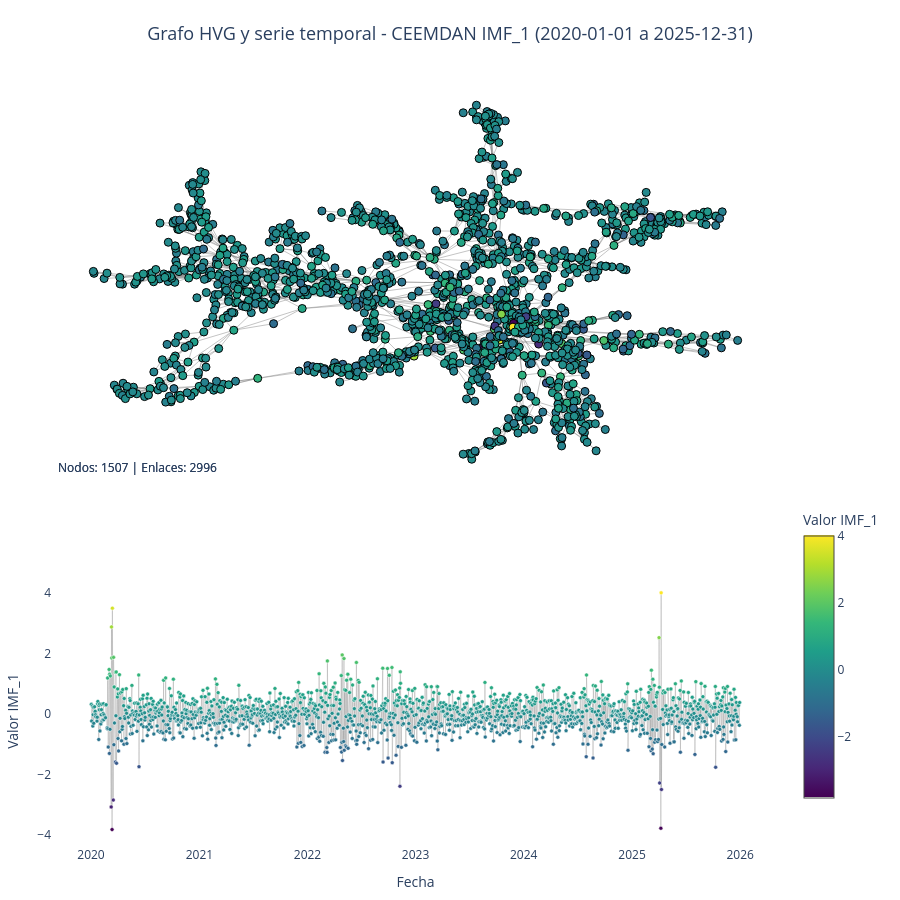

This figure's notebook cell:
### Code cell
# Visualización del subgrafo (español): layout de fuerzas + serie temporal
import networkx as nx
from plotly.subplots import make_subplots

if len(indices_filtrados) == 0:
    raise ValueError("No hay nodos en el rango de fechas especificado. Ajusta el rango de fechas.")

if len(enlaces_mapeados) == 0:
    print("⚠ Advertencia: No hay enlaces en el subgrafo filtrado.")

valores_imf_array = np.array(valores_imf_filtrados, dtype=np.float64)

print("Creando grafo NetworkX...")
G = nx.Graph()
G.add_nodes_from(range(len(indices_filtrados)))
if len(enlaces_mapeados) > 0:
    enlaces_tuplas = [(int(edge[0]), int(edge[1])) for edge in enlaces_mapeados]
    G.add_edges_from(enlaces_tuplas)
    print(f"Grafo creado con {G.number_of_nodes()} nodos y {G.number_of_edges()} enlaces")

print("Calculando layout del grafo...")
pos = nx.spring_layout(G, k=1, iterations=50, seed=42)

x_pos = np.array([pos[i][0] for i in range(len(indices_filtrados))])
y_pos = np.array([pos[i][1] for i in range(len(indices_filtrados))])


def formatear_fecha(fecha):
    """Formatea una fecha de forma segura."""
    try:
        if isinstance(fecha, pd.Timestamp):
            return fecha.strftime("%Y-%m-%d")
        if isinstance(fecha, str):
            return fecha
        return str(pd.Timestamp(fecha).strftime("%Y-%m-%d"))
    except Exception:
        return str(fecha)


textos_hover = [
    f"Fecha: {formatear_fecha(fecha)}<br>Valor {nombre_columna_imf}: {val:.4f}<br>Índice: {idx}"
    for fecha, val, idx in zip(fechas_filtradas, valores_imf_array, indices_filtrados)
]

print("Creando trazas de enlaces...")
edge_x = []
edge_y = []
if len(enlaces_mapeados) > 0:
    for edge in enlaces_mapeados:
        src_idx = int(edge[0])
        dst_idx = int(edge[1])
        x0, y0 = pos[src_idx]
        x1, y1 = pos[dst_idx]
        edge_x.extend([x0, x1, None])
        edge_y.extend([y0, y1, None])

edge_trace = go.Scatter(
    x=edge_x,
    y=edge_y,
    mode="lines",
    line=dict(width=0.5, color="#888"),
    hoverinfo="none",
    showlegend=False,
)

valor_min = np.min(valores_imf_array)
valor_max = np.max(valores_imf_array)

print("Creando traza de nodos...")
node_trace = go.Scatter(
    x=x_pos,
    y=y_pos,
    mode="markers",
    marker=dict(
        size=8,
        color=valores_imf_array,
        colorscale="Viridis",
        cmin=valor_min,
        cmax=valor_max,
        showscale=False,
        line=dict(width=1, color="black"),
    ),
    text=textos_hover,
    hoverinfo="text",
    showlegend=False,
)

print("Creando traza de serie temporal...")
serie_temporal_trace = go.Scatter(
    x=fechas_filtradas,
    y=valores_imf_array,
    mode="lines+markers",
    name=nombre_columna_imf,
    line=dict(color="rgba(128,128,128,0.3)", width=1),
    marker=dict(
        size=4,
        color=valores_imf_array,
        colorscale="Viridis",
        cmin=valor_min,
        cmax=valor_max,
        showscale=True,
        colorbar=dict(title=f"Valor {nombre_columna_imf}", x=1.02, len=0.4, y=0.25),
        line=dict(width=0.5, color="white"),
    ),
    hovertemplate="Fecha: %{x}<br>Valor " + nombre_columna_imf + ": %{y:.4f}<extra></extra>",
)

print("Creando figura con subplots...")
fig = make_subplots(
    rows=2,
    cols=1,
    row_heights=[0.6, 0.4],
    subplot_titles=(
        f"Grafo HVG - CEEMDAN {nombre_columna_imf} ({fecha_inicio.date()} a {fecha_fin.date()})",
        f"Serie temporal {nombre_columna_imf}",
    ),
    vertical_spacing=0.12,
)

fig.add_trace(edge_trace, row=1, col=1)
fig.add_trace(node_trace, row=1, col=1)
fig.add_trace(serie_temporal_trace, row=2, col=1)

fig.update_xaxes(showgrid=False, zeroline=False, showticklabels=False, row=1, col=1)
fig.update_yaxes(showgrid=False, zeroline=False, showticklabels=False, row=1, col=1)

fig.update_xaxes(title_text="Fecha", row=2, col=1)
fig.update_yaxes(title_text=f"Valor {nombre_columna_imf}", row=2, col=1)

fig.update_layout(
    title=dict(
        text=f"Grafo HVG y serie temporal - CEEMDAN {nombre_columna_imf} ({fecha_inicio.date()} a {fecha_fin.date()})",
        x=0.5,
        xanchor="center",
        font=dict(size=18),
    ),
    showlegend=False,
    hovermode="closest",
    height=900,
    margin=dict(b=50, l=50, r=50, t=80),
    annotations=[
        dict(
            text=f"Nodos: {len(indices_filtrados)} | Enlaces: {len(enlaces_mapeados)}",
            showarrow=False,
            xref="paper",
            yref="paper",
            x=0.005,
            y=0.48,
            xanchor="left",
            yanchor="bottom",
            font=dict(size=12),
        )
    ],
    plot_bgcolor="white",
)

archivo_html = "data/20abr26/grafo_hvg_ceemdan_2020_2025.html"
print(f"Guardando visualización en {archivo_html}...")
fig.write_html(archivo_html)
print(f"✓ Visualización guardada exitosamente en: {archivo_html}")

fig.show()

### Figure 1 — Plotly figure (JSON) as saved in the notebook; plotly's stock layout.template omitted (floating-point values rounded to 4 significant figures; data arrays with more than 128 entries replaced by an {"elided": "..."} marker saying what was removed)
{"data": [{"hoverinfo": "none", "line": {"color": "#888", "width": 0.5}, "mode": "lines", "showlegend": false, "type": "scatter", "x": {"elided": "8988 float values"}, "xaxis": "x", "y": {"elided": "8988 float values"}, "yaxis": "y"}, {"hoverinfo": "text", "marker": {"cmax": 4.014, "cmin": -3.812, "color": {"elided": "1507 float values"}, "colorscale": [[0, "#440154"], [0.1111, "#482878"], [0.2222, "#3e4989"], [0.3333, "#31688e"], [0.4444, "#26828e"], [0.5556, "#1f9e89"], [0.6667, "#35b779"], [0.7778, "#6ece58"], [0.8889, "#b5de2b"], [1, "#fde725"]], "line": {"color": "black", "width": 1}, "showscale": false, "size": 8}, "mode": "markers", "showlegend": false, "text": {"elided": "1507 str values"}, "type": "scatter", "x": {"elided": "1507 float values"}, "xaxis": "x", "y": {"elided": "1507 float values"}, "yaxis": "y"}, {"hovertemplate": "Fecha: %{x}<br>Valor IMF_1: %{y:.4f}<extra></extra>", "line": {"color": "rgba(128,128,128,0.3)", "width": 1}, "marker": {"cmax": 4.014, "cmin": -3.812, "color": {"elided": "1507 float values"}, "colorbar": {"len": 0.4, "title": {"text": "Valor IMF_1"}, "x": 1.02, "y": 0.25}, "colorscale": [[0, "#440154"], [0.1111, "#482878"], [0.2222, "#3e4989"], [0.3333, "#31688e"], [0.4444, "#26828e"], [0.5556, "#1f9e89"], [0.6667, "#35b779"], [0.7778, "#6ece58"], [0.8889, "#b5de2b"], [1, "#fde725"]], "line": {"color": "white", "width": 0.5}, "showscale": true, "size": 4}, "mode": "lines+markers", "name": "IMF_1", "type": "scatter", "x": {"elided": "1507 str values"}, "xaxis": "x2", "y": {"elided": "1507 float values"}, "yaxis": "y2"}], "layout": {"annotations": [{"font": {"size": 12}, "showarrow": false, "text": "Nodos: 1507 | Enlaces: 2996", "x": 0.005, "xanchor": "left", "xref": "paper", "y": 0.48, "yanchor": "bottom", "yref": "paper"}, {"font": {"size": 12}, "showarrow": false, "text": "Nodos: 1507 | Enlaces: 2996", "x": 0.005, "xanchor": "left", "xref": "paper", "y": 0.48, "yanchor": "bottom", "yref": "paper"}], "height": 900, "hovermode": "closest", "margin": {"b": 50, "l": 50, "r": 50, "t": 80}, "plot_bgcolor": "white", "showlegend": false, "title": {"font": {"size": 18}, "text": "Grafo HVG y serie temporal - CEEMDAN IMF_1 (2020-01-01 a 2025-12-31)", "x": 0.5, "xanchor": "center"}, "xaxis": {"anchor": "y", "domain": [0, 1], "showgrid": false, "showticklabels": false, "zeroline": false}, "xaxis2": {"anchor": "y2", "domain": [0, 1], "title": {"text": "Fecha"}}, "yaxis": {"anchor": "x", "domain": [0.472, 1], "showgrid": false, "showticklabels": false, "zeroline": false}, "yaxis2": {"anchor": "x2", "domain": [0, 0.352], "title": {"text": "Valor IMF_1"}}}}
